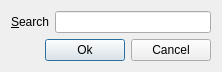
<?xml version="1.0" encoding="UTF-8"?>
<ui version="4.0">
 <class>findDialog</class>
 <widget class="QDialog" name="findDialog">
  <property name="geometry">
   <rect>
    <x>0</x>
    <y>0</y>
    <width>222</width>
    <height>71</height>
   </rect>
  </property>
  <property name="windowTitle">
   <string>Dialog</string>
  </property>
  <layout class="QVBoxLayout" name="verticalLayout">
   <item>
    <layout class="QHBoxLayout" name="horizontalLayout_2">
     <item>
      <widget class="QLabel" name="label">
       <property name="text">
        <string>&amp;Search</string>
       </property>
       <property name="buddy">
        <cstring>lineEdit</cstring>
       </property>
      </widget>
     </item>
     <item>
      <widget class="QLineEdit" name="lineEdit"/>
     </item>
    </layout>
   </item>
   <item>
    <layout class="QHBoxLayout" name="horizontalLayout">
     <item>
      <spacer name="horizontalSpacer">
       <property name="orientation">
        <enum>Qt::Horizontal</enum>
       </property>
       <property name="sizeHint" stdset="0">
        <size>
         <width>40</width>
         <height>20</height>
        </size>
       </property>
      </spacer>
     </item>
     <item>
      <widget class="QPushButton" name="pushButton">
       <property name="text">
        <string>Ok</string>
       </property>
      </widget>
     </item>
     <item>
      <widget class="QPushButton" name="pushButton_2">
       <property name="text">
        <string>Cancel</string>
       </property>
      </widget>
     </item>
    </layout>
   </item>
  </layout>
 </widget>
 <resources/>
 <connections>
  <connection>
   <sender>pushButton</sender>
   <signal>clicked()</signal>
   <receiver>findDialog</receiver>
   <slot>accept()</slot>
   <hints>
    <hint type="sourcelabel">
     <x>157</x>
     <y>130</y>
    </hint>
    <hint type="destinationlabel">
     <x>121</x>
     <y>152</y>
    </hint>
   </hints>
  </connection>
  <connection>
   <sender>pushButton_2</sender>
   <signal>clicked()</signal>
   <receiver>findDialog</receiver>
   <slot>reject()</slot>
   <hints>
    <hint type="sourcelabel">
     <x>246</x>
     <y>122</y>
    </hint>
    <hint type="destinationlabel">
     <x>251</x>
     <y>148</y>
    </hint>
   </hints>
  </connection>
 </connections>
</ui>
